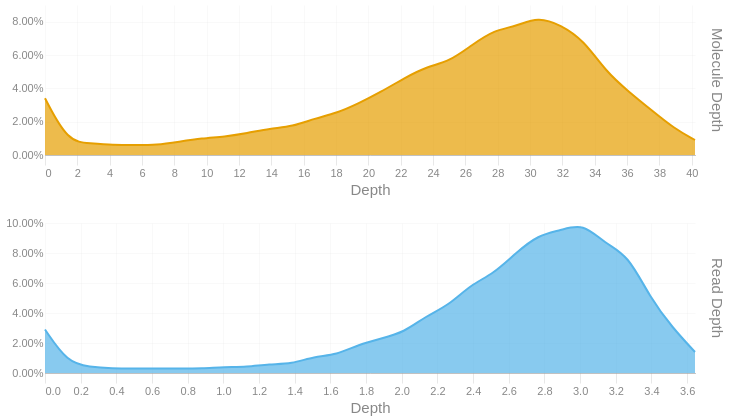

Notebook source saved alongside this figure:
### Code cell
readdep = depth_hist(tb['Read Depth'], q99, 3)
readdep = readdep.with_columns(pl.lit('Read Depth').alias('Metric'))
if not SKIPLR:
    moldep = depth_hist(tb['Molecule Depth'], mol_q99, 1)
    moldep = moldep.with_columns(pl.lit('Molecule Depth').alias('Metric'))
    _hist = pl.concat([readdep, moldep])
    _hist = _hist.filter(pl.col('Proportion') != 0)
    with SafeRender(_hist):
        (
            alt.Chart(_hist)        
            .mark_area(interpolate = "basis")
            .encode(
                x=alt.X('Bin:Q').scale(domainMin=0).axis(alt.Axis(title='Depth')),
                y = alt.Y('Proportion:Q', title = None).axis(format = '.2%'),
                color = alt.Color('Metric:N').legend(None),
                row = alt.Row("Metric:N").header(title = None, labelOrient = 'right'),
                tooltip = [
                    alt.Tooltip("Metric:N", title = "Metric"),
                    alt.Tooltip('Interval:N', title = "Depth Interval"),
                    alt.Tooltip('Proportion:Q', title = "% Alignments").format('.2%')
                ]
            )
            .resolve_scale(x='independent', y='independent')
            .properties(
                height = 150, width = 650,
                usermeta={'embedOptions': {'downloadFileName': f'{samplename}.depth.hist'}}
            )
        ).display()
else:
    readdep = readdep.filter(pl.col('Proportion') != 0)
    with SafeRender(readdep):
        (
            alt.Chart(readdep)        
            .mark_area(interpolate = "basis")
            .encode(
                x=alt.X('Bin:Q').scale(domainMin=0).axis(alt.Axis(title='Depth')),
                y = alt.Y('Proportion:Q', title = None).axis(format = '.2%'),
                tooltip = [
                    alt.Tooltip('Interval:N', title = "Depth Interval"),
                    alt.Tooltip('Proportion:Q', title = "% Alignments").format('.2%')
                ]
            )
            .properties(
                usermeta={'embedOptions': {'downloadFileName': f'{samplename}.depth.hist'}}
            )
        ).display()

### Figure 1 — Vega-Lite specification as saved in the notebook (floating-point values rounded to 4 significant figures)
{"width": 650, "height": 150, "config": {"title": {"anchor": "start", "dy": -15, "fontSize": 18, "color": "#888888", "subtitleColor": "#888888", "subtitleFontSize": 14}, "arc": {"fill": "#0072B2"}, "axis": {"domainColor": "#888888", "domainWidth": 0.5, "gridWidth": 0.2, "grid": false, "titleFontWeight": 400, "titleFontSize": 15, "labelFontSize": 11, "labelColor": "#888888", "tickColor": "#888888", "tickWidth": 0.2, "titleColor": "#888888"}, "axisBand": {"grid": false}, "axisX": {"grid": true, "tickSize": 10, "domainCap": "round"}, "axisY": {"domain": false, "grid": true, "tickSize": 0, "domainCap": "round"}, "background": "transparent", "header": {"labelFontSize": 15, "labelColor": "#888888", "titleFontSize": 15, "titleFontWeight": 600, "titleColor": "#888888"}, "legend": {"labelFont": "sans-serif", "labelFontSize": 12, "labelColor": "#888888", "symbolSize": 100, "symbolType": "circle", "titleFontSize": 12, "titlePadding": 10, "titleColor": "#888888", "title": null}, "range": {"category": ["#E69F00", "#56B4E9", "#009E73", "#F0E442", "#0072B2", "#D55E00", "#CC79A7", "#000000"], "diverging": ["#cfe8f3", "#a2d4ec", "#73bfe2", "#46abdb", "#1696d2", "#12719e"]}, "area": {"fill": "#0072B2", "fillOpacity": 0.7, "line": true, "strokeOpacity": 0.7}, "line": {"color": "#0072B2", "stroke": "#0072B2", "strokeWidth": 2}, "trail": {"color": "#0072B2", "stroke": "#0072B2", "strokeWidth": 0, "size": 1}, "point": {"filled": true, "fillOpacity": 1.0, "size": 95}, "text": {"color": "#888888", "fontSize": 11, "align": "right", "fontWeight": 400, "size": 11}, "bar": {"fill": "#0072B2", "stroke": null}, "view": {"stroke": null, "continuousWidth": 660, "continuousHeight": 400}}, "data": {"name": "data-17c1c4cff1fdfc100f2c4af2229efab1"}, "mark": {"type": "area", "interpolate": "basis"}, "encoding": {"color": {"field": "Metric", "legend": null, "type": "nominal"}, "row": {"field": "Metric", "header": {"title": null, "labelOrient": "right"}, "type": "nominal"}, "tooltip": [{"field": "Metric", "title": "Metric", "type": "nominal"}, {"field": "Interval", "title": "Depth Interval", "type": "nominal"}, {"field": "Proportion", "format": ".2%", "title": "% Alignments", "type": "quantitative"}], "x": {"axis": {"title": "Depth"}, "field": "Bin", "scale": {"domainMin": 0}, "type": "quantitative"}, "y": {"axis": {"format": ".2%"}, "field": "Proportion", "title": null, "type": "quantitative"}}, "resolve": {"scale": {"x": "independent", "y": "independent"}}, "usermeta": {"embedOptions": {"downloadFileName": "S5_Hudson_1181.depth.hist"}}, "$schema": "https://vega.github.io/schema/vega-lite/v6.1.0.json", "datasets": {"data-17c1c4cff1fdfc100f2c4af2229efab1": [{"Bin": 0.0, "Interval": "0.0-0.126", "Proportion": 0.029, "Metric": "Read Depth"}, {"Bin": 0.126, "Interval": "0.126-0.251", "Proportion": 0.007, "Metric": "Read Depth"}, {"Bin": 0.251, "Interval": "0.251-0.377", "Proportion": 0.004, "Metric": "Read Depth"}, {"Bin": 0.377, "Interval": "0.377-0.503", "Proportion": 0.003, "Metric": "Read Depth"}, {"Bin": 0.503, "Interval": "0.503-0.628", "Proportion": 0.003, "Metric": "Read Depth"}, {"Bin": 0.628, "Interval": "0.628-0.754", "Proportion": 0.003, "Metric": "Read Depth"}, {"Bin": 0.754, "Interval": "0.754-0.88", "Proportion": 0.003, "Metric": "Read Depth"}, {"Bin": 0.88, "Interval": "0.88-1.005", "Proportion": 0.003, "Metric": "Read Depth"}, {"Bin": 1.005, "Interval": "1.005-1.131", "Proportion": 0.004, "Metric": "Read Depth"}, {"Bin": 1.131, "Interval": "1.131-1.257", "Proportion": 0.004, "Metric": "Read Depth"}, {"Bin": 1.257, "Interval": "1.257-1.382", "Proportion": 0.006, "Metric": "Read Depth"}, {"Bin": 1.382, "Interval": "1.382-1.508", "Proportion": 0.006, "Metric": "Read Depth"}, {"Bin": 1.508, "Interval": "1.508-1.634", "Proportion": 0.011, "Metric": "Read Depth"}, {"Bin": 1.634, "Interval": "1.634-1.759", "Proportion": 0.012, "Metric": "Read Depth"}, {"Bin": 1.759, "Interval": "1.759-1.885", "Proportion": 0.019, "Metric": "Read Depth"}, {"Bin": 1.885, "Interval": "1.885-2.011", "Proportion": 0.023, "Metric": "Read Depth"}, {"Bin": 2.011, "Interval": "2.011-2.136", "Proportion": 0.027, "Metric": "Read Depth"}, {"Bin": 2.136, "Interval": "2.136-2.262", "Proportion": 0.038, "Metric": "Read Depth"}, {"Bin": 2.262, "Interval": "2.262-2.388", "Proportion": 0.045, "Metric": "Read Depth"}, {"Bin": 2.388, "Interval": "2.388-2.513", "Proportion": 0.059, "Metric": "Read Depth"}, {"Bin": 2.513, "Interval": "2.513-2.639", "Proportion": 0.066, "Metric": "Read Depth"}, {"Bin": 2.639, "Interval": "2.639-2.765", "Proportion": 0.08, "Metric": "Read Depth"}, {"Bin": 2.765, "Interval": "2.765-2.89", "Proportion": 0.092, "Metric": "Read Depth"}, {"Bin": 2.89, "Interval": "2.89-3.016", "Proportion": 0.095, "Metric": "Read Depth"}, {"Bin": 3.016, "Interval": "3.016-3.142", "Proportion": 0.1, "Metric": "Read Depth"}, {"Bin": 3.142, "Interval": "3.142-3.267", "Proportion": 0.086, "Metric": "Read Depth"}, {"Bin": 3.267, "Interval": "3.267-3.393", "Proportion": 0.079, "Metric": "Read Depth"}, {"Bin": 3.393, "Interval": "3.393-3.519", "Proportion": 0.05, "Metric": "Read Depth"}, {"Bin": 3.519, "Interval": "3.519-3.644", "Proportion": 0.03, "Metric": "Read Depth"}, {"Bin": 3.644, "Interval": "3.644-3.77", "Proportion": 0.014, "Metric": "Read Depth"}, {"Bin": 0.0, "Interval": "0.0-1.4", "Proportion": 0.034, "Metric": "Molecule Depth"}, {"Bin": 1.4, "Interval": "1.4-2.8", "Proportion": 0.008, "Metric": "Molecule Depth"}, {"Bin": 2.8, "Interval": "2.8-4.2", "Proportion": 0.007, "Metric": "Molecule Depth"}, {"Bin": 4.2, "Interval": "4.2-5.6", "Proportion": 0.006, "Metric": "Molecule Depth"}, {"Bin": 5.6, "Interval": "5.6-6.9", "Proportion": 0.006, "Metric": "Molecule Depth"}, {"Bin": 6.9, "Interval": "6.9-8.3", "Proportion": 0.006, "Metric": "Molecule Depth"}, {"Bin": 8.3, "Interval": "8.3-9.7", "Proportion": 0.008, "Metric": "Molecule Depth"}, {"Bin": 9.7, "Interval": "9.7-11.1", "Proportion": 0.01, "Metric": "Molecule Depth"}, {"Bin": 11.1, "Interval": "11.1-12.5", "Proportion": 0.011, "Metric": "Molecule Depth"}, {"Bin": 12.5, "Interval": "12.5-13.9", "Proportion": 0.013, "Metric": "Molecule Depth"}, {"Bin": 13.9, "Interval": "13.9-15.3", "Proportion": 0.016, "Metric": "Molecule Depth"}, {"Bin": 15.3, "Interval": "15.3-16.7", "Proportion": 0.017, "Metric": "Molecule Depth"}, {"Bin": 16.7, "Interval": "16.7-18.0", "Proportion": 0.022, "Metric": "Molecule Depth"}, {"Bin": 18.0, "Interval": "18.0-19.4", "Proportion": 0.025, "Metric": "Molecule Depth"}, {"Bin": 19.4, "Interval": "19.4-20.8", "Proportion": 0.031, "Metric": "Molecule Depth"}, {"Bin": 20.8, "Interval": "20.8-22.2", "Proportion": 0.038, "Metric": "Molecule Depth"}, {"Bin": 22.2, "Interval": "22.2-23.6", "Proportion": 0.046, "Metric": "Molecule Depth"}, {"Bin": 23.6, "Interval": "23.6-25.0", "Proportion": 0.053, "Metric": "Molecule Depth"}, {"Bin": 25.0, "Interval": "25.0-26.4", "Proportion": 0.056, "Metric": "Molecule Depth"}, {"Bin": 26.4, "Interval": "26.4-27.8", "Proportion": 0.066, "Metric": "Molecule Depth"}, {"Bin": 27.8, "Interval": "27.8-29.1", "Proportion": 0.075, "Metric": "Molecule Depth"}, {"Bin": 29.1, "Interval": "29.1-30.5", "Proportion": 0.077, "Metric": "Molecule Depth"}, {"Bin": 30.5, "Interval": "30.5-31.9", "Proportion": 0.083, "Metric": "Molecule Depth"}, {"Bin": 31.9, "Interval": "31.9-33.3", "Proportion": 0.078, "Metric": "Molecule Depth"}, {"Bin": 33.3, "Interval": "33.3-34.7", "Proportion": 0.069, "Metric": "Molecule Depth"}, {"Bin": 34.7, "Interval": "34.7-36.1", "Proportion": 0.05, "Metric": "Molecule Depth"}, {"Bin": 36.1, "Interval": "36.1-37.5", "Proportion": 0.038, "Metric": "Molecule Depth"}, {"Bin": 37.5, "Interval": "37.5-38.9", "Proportion": 0.027, "Metric": "Molecule Depth"}, {"Bin": 38.9, "Interval": "38.9-40.2", "Proportion": 0.016, "Metric": "Molecule Depth"}, {"Bin": 40.2, "Interval": "40.2-41.63", "Proportion": 0.009, "Metric": "Molecule Depth"}]}}
